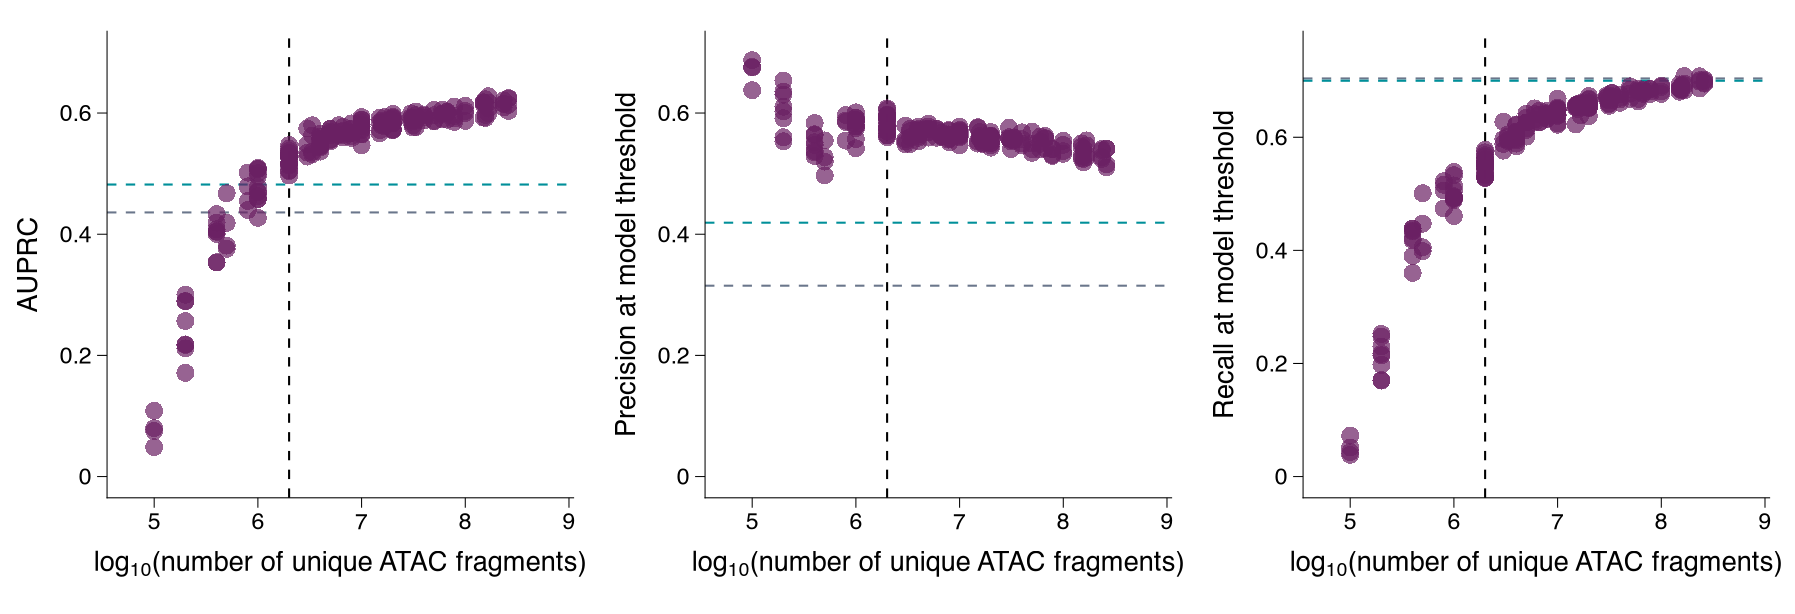

This chart was generated by the following R code:
# Fig 4a — scE2G-Multiome on the CRISPR benchmark across ATAC fragment counts: AUPRC (left), precision
# (centre) and recall (right) at the model threshold, one point per subsampled dataset (varying UMI and
# cell counts). Three ggplots joined with patchwork.
#
# Everything below is measured from the published vector panel:
#   panels : 39.5 x 39.5 mm each, 0.25 pt axes, 2.56 pt ticks; x 5-9 by 1 (limits 4.75-8.84 with the
#            default 5 % expansion), y 0-0.7 (recall 0-0.75) with breaks every 0.2;
#   points : #6B2063 discs, 4.3 pt diameter, 70 % opacity, no outline — the paper's 196 points per panel
#            are digitised in figures/data/fig4a_values.csv;
#   lines  : 0.5 pt, 2 on / 2 off (lty "33" = 2.25 pt, the closest R allows: dash units are 0.75 pt for lwd < 1); black vertical at 2 million fragments; horizontal references for ABC
#            (#008F99) and distance to TSS (#6A768B) on the full-depth data.
#
#   Rscript figures/fig4a_depth.R   # -> figures/fig4a_depth.{pdf,png}
suppressPackageStartupMessages({ library(ggplot2); library(dplyr); library(patchwork) })
source("R/theme_sce2g.R")

d <- read.csv("figures/data/fig4a_values.csv")
ref <- tibble(metric = c("auprc", "precision", "recall"),
              title  = c("AUPRC", "Precision at model threshold", "Recall at model threshold"),
              abc    = c(0.482, 0.419, 0.700), dist = c(0.436, 0.315, 0.704), top = c(0.7, 0.7, 0.75))
panel <- function(m) {
  r <- ref[ref$metric == m, ]
  ggplot(d[d$metric == m, ], aes(log10_fragments, value)) +
    geom_hline(yintercept = r$dist, colour = "#6A768B", linewidth = pt_mm(.5), linetype = "33") +
    geom_hline(yintercept = r$abc,  colour = "#008F99", linewidth = pt_mm(.5), linetype = "33") +
    geom_vline(xintercept = log10(2e6), colour = "black", linewidth = pt_mm(.5), linetype = "33") +
    geom_point(colour = "#6B2063", alpha = 0.7, size = 4.3 / .pt / 0.75, stroke = 0, shape = 16) +   # pch 16 draws 0.75 x fontsize
    scale_x_continuous(breaks = 5:9, limits = c(4.75, 8.84)) +
    scale_y_continuous(breaks = seq(0, 0.6, 0.2), labels = c("0", "0.2", "0.4", "0.6"), limits = c(0, r$top)) +
    labs(x = expression(log[10] * "(number of unique ATAC fragments)"), y = r$title) +
    theme_sce2g()
}
fig <- (panel("auprc") | panel("precision") | panel("recall")) +
  plot_layout(widths = unit(rep(39.5, 3), "mm"), heights = unit(39.5, "mm"))
save_panel(fig, "figures/fig4a_depth.pdf", width_mm = 152, height_mm = 52)
save_panel(fig, "figures/fig4a_depth.png", width_mm = 152, height_mm = 52)
cat("wrote figures/fig4a_depth.{pdf,png}\n")
